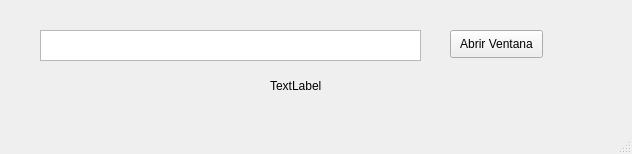
<?xml version="1.0" encoding="UTF-8"?>
<ui version="4.0">
 <class>Carga</class>
 <widget class="QMainWindow" name="Carga">
  <property name="geometry">
   <rect>
    <x>0</x>
    <y>0</y>
    <width>632</width>
    <height>154</height>
   </rect>
  </property>
  <property name="windowTitle">
   <string>MainWindow</string>
  </property>
  <widget class="QWidget" name="centralwidget">
   <widget class="QPushButton" name="Abrir">
    <property name="geometry">
     <rect>
      <x>450</x>
      <y>30</y>
      <width>93</width>
      <height>28</height>
     </rect>
    </property>
    <property name="text">
     <string>Abrir Ventana</string>
    </property>
   </widget>
   <widget class="QPlainTextEdit" name="plainTextEdit">
    <property name="geometry">
     <rect>
      <x>40</x>
      <y>30</y>
      <width>381</width>
      <height>31</height>
     </rect>
    </property>
   </widget>
   <widget class="QLabel" name="label">
    <property name="geometry">
     <rect>
      <x>270</x>
      <y>70</y>
      <width>121</width>
      <height>31</height>
     </rect>
    </property>
    <property name="text">
     <string>TextLabel</string>
    </property>
   </widget>
  </widget>
  <widget class="QMenuBar" name="menubar">
   <property name="geometry">
    <rect>
     <x>0</x>
     <y>0</y>
     <width>632</width>
     <height>26</height>
    </rect>
   </property>
  </widget>
  <widget class="QStatusBar" name="statusbar"/>
 </widget>
 <resources/>
 <connections/>
</ui>
